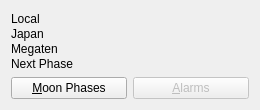
<?xml version="1.0" encoding="UTF-8"?>
<ui version="4.0">
 <class>Clock</class>
 <widget class="QWidget" name="Clock">
  <property name="geometry">
   <rect>
    <x>0</x>
    <y>0</y>
    <width>260</width>
    <height>110</height>
   </rect>
  </property>
  <layout class="QVBoxLayout">
   <item>
    <layout class="QGridLayout">
     <property name="verticalSpacing">
      <number>0</number>
     </property>
     <item row="0" column="0">
      <widget class="QLabel" name="localTimeLabel">
       <property name="text">
        <string>Local</string>
       </property>
      </widget>
     </item>
     <item row="0" column="1">
      <widget class="QLabel" name="localTime">
       <property name="sizePolicy">
        <sizepolicy hsizetype="Expanding" vsizetype="Preferred">
         <horstretch>0</horstretch>
         <verstretch>0</verstretch>
        </sizepolicy>
       </property>
       <property name="font">
        <font>
         <pointsize>10</pointsize>
         <underline>false</underline>
        </font>
       </property>
      </widget>
     </item>
     <item row="1" column="0">
      <widget class="QLabel" name="japanTimeLabel">
       <property name="text">
        <string>Japan</string>
       </property>
      </widget>
     </item>
     <item row="1" column="1">
      <widget class="QLabel" name="japanTime">
       <property name="sizePolicy">
        <sizepolicy hsizetype="Expanding" vsizetype="Preferred">
         <horstretch>0</horstretch>
         <verstretch>0</verstretch>
        </sizepolicy>
       </property>
       <property name="font">
        <font>
         <pointsize>10</pointsize>
         <underline>false</underline>
        </font>
       </property>
      </widget>
     </item>
     <item row="2" column="0">
      <widget class="QLabel" name="megatenTimeLabel">
       <property name="text">
        <string>Megaten</string>
       </property>
      </widget>
     </item>
     <item row="2" column="1">
      <widget class="QLabel" name="megatenTime">
       <property name="sizePolicy">
        <sizepolicy hsizetype="Expanding" vsizetype="Preferred">
         <horstretch>0</horstretch>
         <verstretch>0</verstretch>
        </sizepolicy>
       </property>
       <property name="font">
        <font>
         <pointsize>10</pointsize>
         <underline>false</underline>
        </font>
       </property>
      </widget>
     </item>
     <item row="3" column="0">
      <widget class="QLabel" name="nextPhaseLabel">
       <property name="text">
        <string>Next Phase</string>
       </property>
      </widget>
     </item>
     <item row="3" column="1">
      <widget class="QLabel" name="nextPhase"/>
     </item>
    </layout>
   </item>
   <item>
    <layout class="QHBoxLayout">
     <item>
      <widget class="QPushButton" name="moonPhasesButton">
       <property name="enabled">
        <bool>true</bool>
       </property>
       <property name="text">
        <string>&amp;Moon Phases</string>
       </property>
       <property name="autoDefault">
        <bool>true</bool>
       </property>
      </widget>
     </item>
     <item>
      <widget class="QPushButton" name="alarmsButton">
       <property name="enabled">
        <bool>false</bool>
       </property>
       <property name="text">
        <string>&amp;Alarms</string>
       </property>
      </widget>
     </item>
    </layout>
   </item>
  </layout>
 </widget>
 <resources/>
 <connections/>
</ui>
